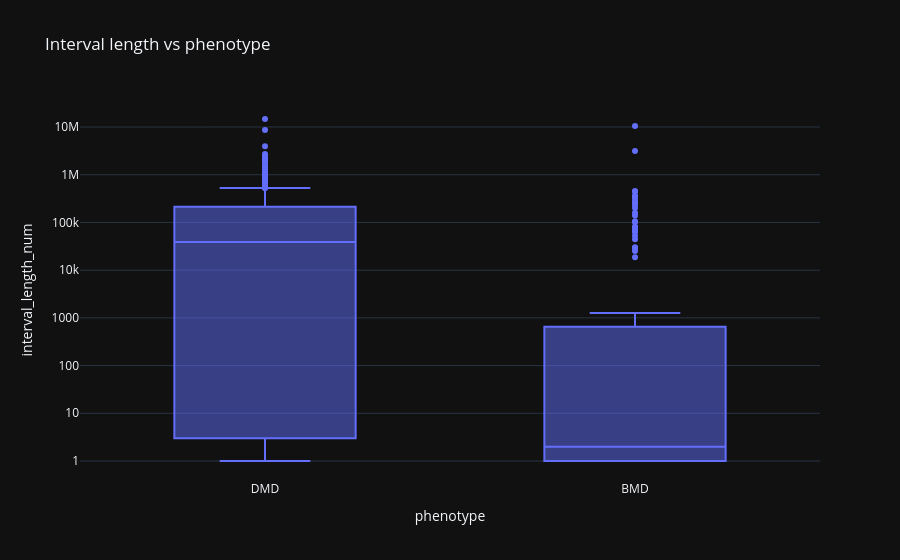

Write notebook code for a chart like this one.
### Markdown cell above
## 3. 📊 interval_length vs phenotype

### Code cell
tmp = d[['phenotype', 'interval_length_num']].dropna()
fig = px.box(tmp, x='phenotype', y='interval_length_num', points='outliers', title='Interval length vs phenotype')
fig.update_yaxes(type='log')
fig.show()

### Figure 1 — Plotly figure (JSON) as saved in the notebook; plotly's stock layout.template omitted (floating-point values rounded to 4 significant figures; data arrays with more than 128 entries replaced by an {"elided": "..."} marker saying what was removed)
{"data": [{"alignmentgroup": "True", "boxpoints": "outliers", "hovertemplate": "phenotype=%{x}<br>interval_length_num=%{y}<extra></extra>", "legendgroup": "", "marker": {"color": "#636efa"}, "name": "", "notched": false, "offsetgroup": "", "orientation": "v", "showlegend": false, "x": {"elided": "1662 str values"}, "x0": " ", "xaxis": "x", "y": {"elided": "1662 float values"}, "y0": " ", "yaxis": "y", "type": "box"}], "layout": {"xaxis": {"anchor": "y", "domain": [0.0, 1.0], "title": {"text": "phenotype"}}, "yaxis": {"anchor": "x", "domain": [0.0, 1.0], "title": {"text": "interval_length_num"}, "type": "log"}, "legend": {"tracegroupgap": 0}, "title": {"text": "Interval length vs phenotype"}, "boxmode": "group"}}
